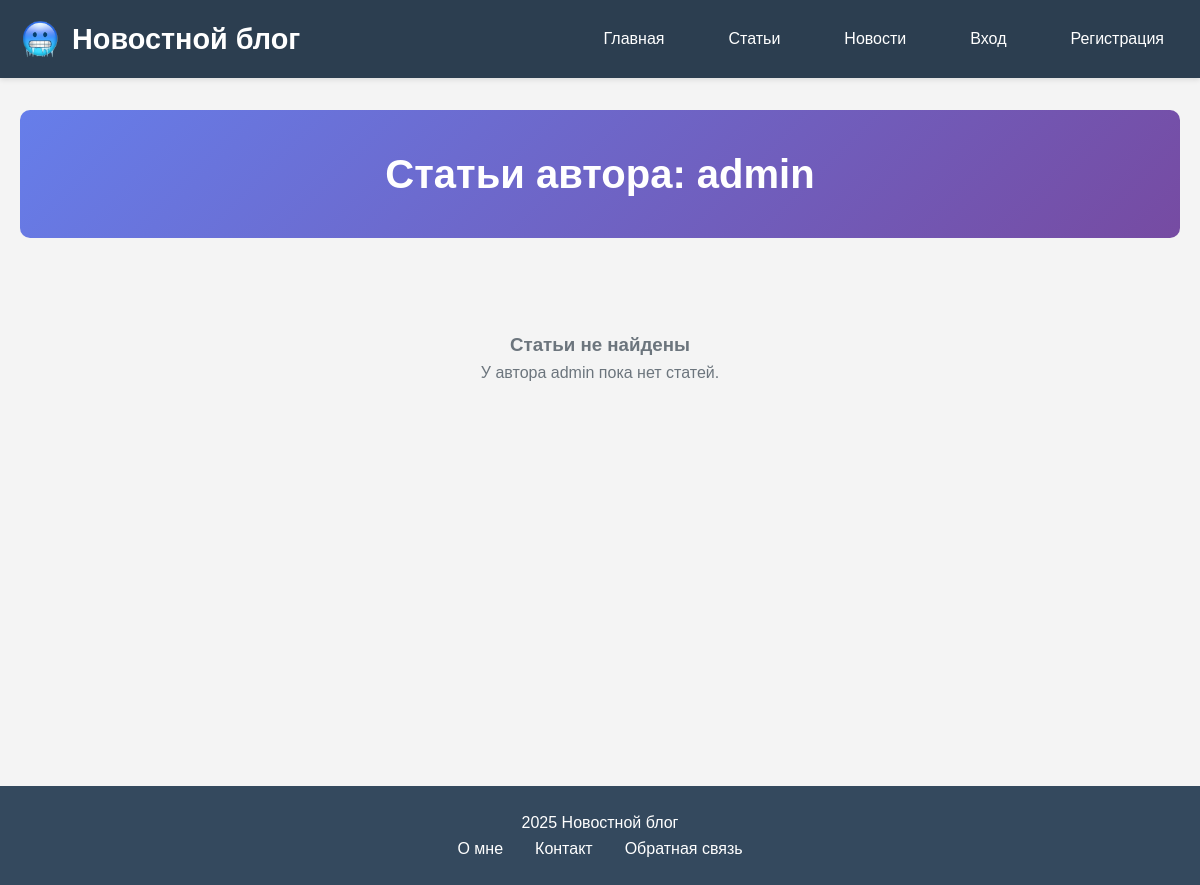
Before: /author/1/ with the older database file.
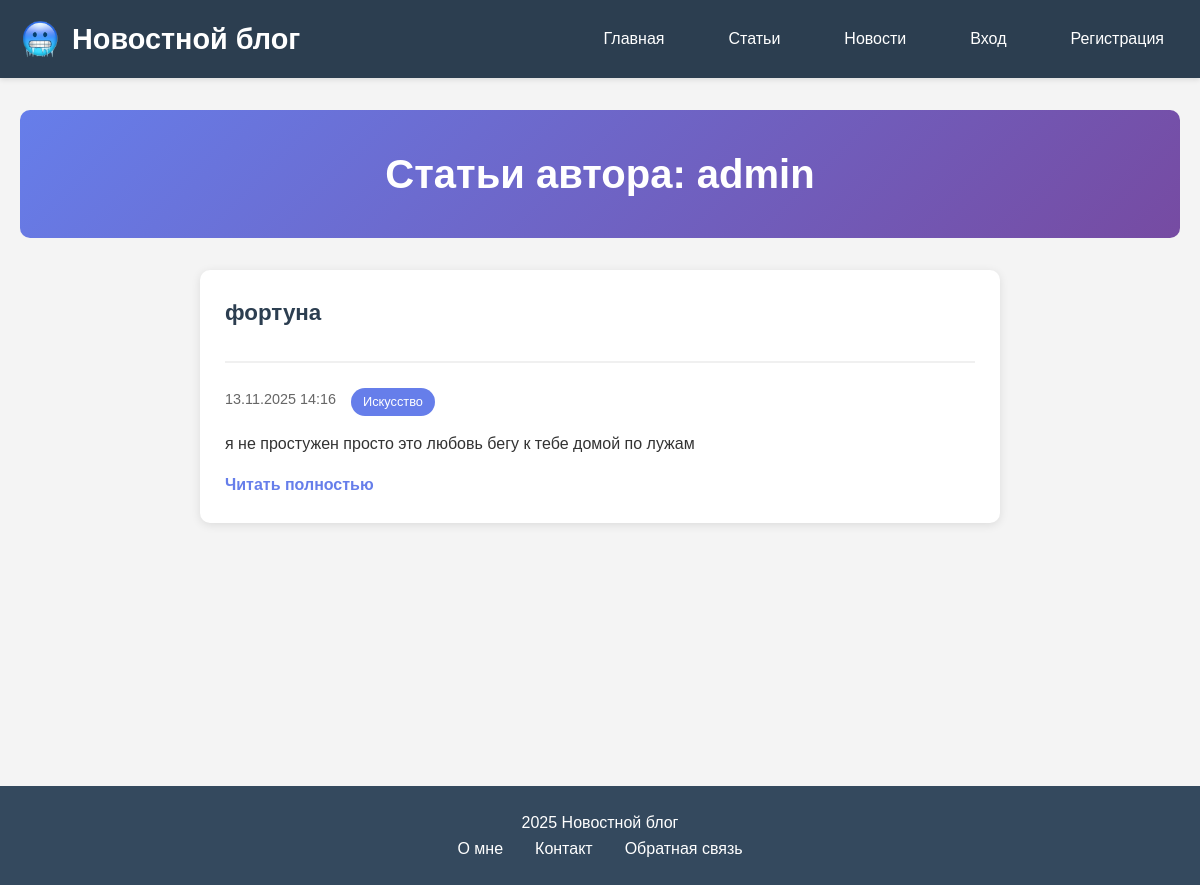
After: the same page with the newer database file.
### main/models.py (models this page shows, shortened)
class Article(models.Model):
    CATEGORY_CHOICES = [
        ('technology', 'Технологии'),
        ('science', 'Наука'),
        ('art', 'Искусство'),
        ('sports', 'Спорт'),
        ('general', 'Общее'),
    ]
    title = models.CharField(max_length=200)
    text = models.TextField()
    created_date = models.DateTimeField(default=timezone.now)
    user = models.ForeignKey(User, on_delete=models.CASCADE, related_name='articles')
    category = models.CharField(
        max_length=50,
        choices=CATEGORY_CHOICES,
        default='general'
    )

### main/views.py (the view)
# urls.py: path('author/<int:user_id>/', views.author_articles, name='author_articles'),
def author_articles(request, user_id):
    author = get_object_or_404(User, id=user_id)
    articles = Article.objects.filter(user=author)
    return render(request, 'main/author_articles.html', {
        'articles': articles,
        'author': author
    })

### main/templates/main/author_articles.html (shortened to what this page needs)
{% extends 'main/base.html' %}
{% load static %}
{% block content %}
<div class="page-header">
    <h2>Статьи автора: {{ author.username }}</h2>
</div>
<div class="news-container">
    {% for article in articles %}
    <div class="news-item">
        <div class="news-header">
            <h3 class="news-title">
                <a href="{% url 'article_detail' article.id %}">{{ article.title }}</a>
                {% now "Y-m-d" as today %}
            </h3>
        </div>
        <div class="news-meta article-meta-extended">
            <span class="news-date"> {{ article.created_date|date:"d.m.Y H:i" }}</span>
            <span class="article-category-badge">{{ article.get_category_display }}</span>
        </div>
        <div class="news-content">
            {{ article.text|truncatewords:50 }}
        </div>
        <div style="display: flex; justify-content: space-between; align-items: center; margin-top: 15px;">
            <a href="{% url 'article_detail' article.id %}" class="read-more">Читать полностью</a>
        </div>
    </div>
    {% empty %}
    <div class="no-articles">
        <h3>Статьи не найдены</h3>
        <p>У автора {{ author.username }} пока нет статей.</p>
    </div>
    {% endfor %}
</div>
{% endblock %}

Changed rows visible on the page:
added Article: title "фортуна", created_date "13.11.2025 14:16", category "Искусство", text "я не простужен просто это любовь бегу к тебе домой по лужам"
Other visible differences:
{{ author.username }}: "admin" → (not shown)
text no longer shown: "Статьи не найдены У автора пока нет статей."
